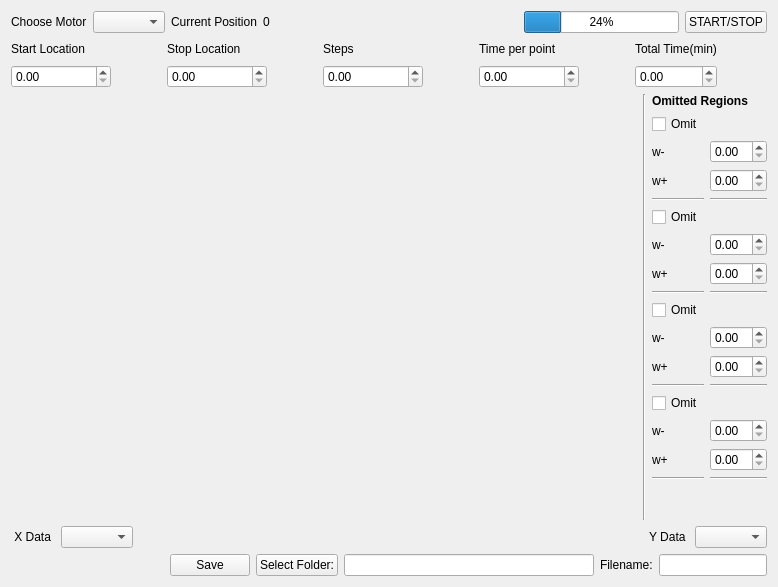
          <widget class="QWidget" name="tab">
           <attribute name="title">
            <string>&amp;Rocking</string>
           </attribute>
           <layout class="QVBoxLayout" name="verticalLayout_8">
            <item>
             <layout class="QHBoxLayout" name="horizontalLayout_7">
              <item>
               <widget class="QLabel" name="label_choose_rock_motor">
                <property name="text">
                 <string>Choose Motor</string>
                </property>
               </widget>
              </item>
              <item>
               <widget class="QComboBox" name="comboBox_rock_motor"/>
              </item>
              <item>
               <widget class="QLabel" name="label_motor_currpos_name">
                <property name="text">
                 <string>Current Position</string>
                </property>
               </widget>
              </item>
              <item>
               <widget class="QLabel" name="label_motor_currpos">
                <property name="minimumSize">
                 <size>
                  <width>100</width>
                  <height>0</height>
                 </size>
                </property>
                <property name="text">
                 <string>0</string>
                </property>
               </widget>
              </item>
              <item>
               <spacer name="horizontalSpacer_35">
                <property name="orientation">
                 <enum>Qt::Horizontal</enum>
                </property>
                <property name="sizeHint" stdset="0">
                 <size>
                  <width>40</width>
                  <height>20</height>
                 </size>
                </property>
               </spacer>
              </item>
              <item>
               <widget class="QProgressBar" name="progressBar_rock">
                <property name="value">
                 <number>24</number>
                </property>
               </widget>
              </item>
              <item>
               <widget class="QPushButton" name="pushButton_rock_start_stop">
                <property name="text">
                 <string>START/STOP</string>
                </property>
               </widget>
              </item>
             </layout>
            </item>
            <item>
             <layout class="QGridLayout" name="gridLayout_RockSettings">
              <item row="1" column="2">
               <widget class="QLabel" name="label_rock_stoppos_name">
                <property name="minimumSize">
                 <size>
                  <width>100</width>
                  <height>0</height>
                 </size>
                </property>
                <property name="text">
                 <string>Stop Location</string>
                </property>
               </widget>
              </item>
              <item row="1" column="4">
               <widget class="QLabel" name="label_rock_steps_name">
                <property name="minimumSize">
                 <size>
                  <width>100</width>
                  <height>0</height>
                 </size>
                </property>
                <property name="text">
                 <string>Steps</string>
                </property>
               </widget>
              </item>
              <item row="1" column="6">
               <widget class="QLabel" name="label_rock_waittime_name">
                <property name="minimumSize">
                 <size>
                  <width>100</width>
                  <height>0</height>
                 </size>
                </property>
                <property name="text">
                 <string>Time per point</string>
                </property>
               </widget>
              </item>
              <item row="2" column="5">
               <spacer name="horizontalSpacer_36">
                <property name="orientation">
                 <enum>Qt::Horizontal</enum>
                </property>
                <property name="sizeType">
                 <enum>QSizePolicy::Maximum</enum>
                </property>
                <property name="sizeHint" stdset="0">
                 <size>
                  <width>50</width>
                  <height>20</height>
                 </size>
                </property>
               </spacer>
              </item>
              <item row="2" column="3">
               <spacer name="horizontalSpacer_40">
                <property name="orientation">
                 <enum>Qt::Horizontal</enum>
                </property>
                <property name="sizeType">
                 <enum>QSizePolicy::Maximum</enum>
                </property>
                <property name="sizeHint" stdset="0">
                 <size>
                  <width>50</width>
                  <height>20</height>
                 </size>
                </property>
               </spacer>
              </item>
              <item row="2" column="1">
               <spacer name="horizontalSpacer_41">
                <property name="orientation">
                 <enum>Qt::Horizontal</enum>
                </property>
                <property name="sizeType">
                 <enum>QSizePolicy::Maximum</enum>
                </property>
                <property name="sizeHint" stdset="0">
                 <size>
                  <width>50</width>
                  <height>20</height>
                 </size>
                </property>
               </spacer>
              </item>
              <item row="1" column="1">
               <spacer name="horizontalSpacer_42">
                <property name="orientation">
                 <enum>Qt::Horizontal</enum>
                </property>
                <property name="sizeType">
                 <enum>QSizePolicy::Maximum</enum>
                </property>
                <property name="sizeHint" stdset="0">
                 <size>
                  <width>50</width>
                  <height>20</height>
                 </size>
                </property>
               </spacer>
              </item>
              <item row="1" column="3">
               <spacer name="horizontalSpacer_43">
                <property name="orientation">
                 <enum>Qt::Horizontal</enum>
                </property>
                <property name="sizeType">
                 <enum>QSizePolicy::Maximum</enum>
                </property>
                <property name="sizeHint" stdset="0">
                 <size>
                  <width>50</width>
                  <height>20</height>
                 </size>
                </property>
               </spacer>
              </item>
              <item row="1" column="5">
               <spacer name="horizontalSpacer_44">
                <property name="orientation">
                 <enum>Qt::Horizontal</enum>
                </property>
                <property name="sizeType">
                 <enum>QSizePolicy::Maximum</enum>
                </property>
                <property name="sizeHint" stdset="0">
                 <size>
                  <width>50</width>
                  <height>20</height>
                 </size>
                </property>
               </spacer>
              </item>
              <item row="1" column="0">
               <widget class="QLabel" name="label_rock_startpos_name">
                <property name="sizePolicy">
                 <sizepolicy hsizetype="Preferred" vsizetype="Preferred">
                  <horstretch>0</horstretch>
                  <verstretch>0</verstretch>
                 </sizepolicy>
                </property>
                <property name="minimumSize">
                 <size>
                  <width>100</width>
                  <height>0</height>
                 </size>
                </property>
                <property name="text">
                 <string>Start Location</string>
                </property>
               </widget>
              </item>
              <item row="2" column="0">
               <widget class="QDoubleSpinBox" name="doubleSpinBox_rock_startpos"/>
              </item>
              <item row="2" column="2">
               <widget class="QDoubleSpinBox" name="doubleSpinBox_rock_stoppos"/>
              </item>
              <item row="2" column="4">
               <widget class="QDoubleSpinBox" name="doubleSpinBox_rock_steps"/>
              </item>
              <item row="2" column="6">
               <widget class="QDoubleSpinBox" name="doubleSpinBox_rock_waittime">
                <property name="maximum">
                 <double>10000.000000000000000</double>
                </property>
               </widget>
              </item>
              <item row="1" column="8">
               <widget class="QLabel" name="label_2">
                <property name="text">
                 <string>Total Time(min)</string>
                </property>
               </widget>
              </item>
              <item row="2" column="9">
               <spacer name="horizontalSpacer_45">
                <property name="orientation">
                 <enum>Qt::Horizontal</enum>
                </property>
                <property name="sizeHint" stdset="0">
                 <size>
                  <width>50</width>
                  <height>20</height>
                 </size>
                </property>
               </spacer>
              </item>
              <item row="1" column="9">
               <spacer name="horizontalSpacer_39">
                <property name="orientation">
                 <enum>Qt::Horizontal</enum>
                </property>
                <property name="sizeHint" stdset="0">
                 <size>
                  <width>40</width>
                  <height>20</height>
                 </size>
                </property>
               </spacer>
              </item>
              <item row="1" column="7">
               <spacer name="horizontalSpacer_47">
                <property name="orientation">
                 <enum>Qt::Horizontal</enum>
                </property>
                <property name="sizeType">
                 <enum>QSizePolicy::Maximum</enum>
                </property>
                <property name="sizeHint" stdset="0">
                 <size>
                  <width>50</width>
                  <height>20</height>
                 </size>
                </property>
               </spacer>
              </item>
              <item row="2" column="7">
               <spacer name="horizontalSpacer_48">
                <property name="orientation">
                 <enum>Qt::Horizontal</enum>
                </property>
                <property name="sizeType">
                 <enum>QSizePolicy::Maximum</enum>
                </property>
                <property name="sizeHint" stdset="0">
                 <size>
                  <width>50</width>
                  <height>20</height>
                 </size>
                </property>
               </spacer>
              </item>
              <item row="2" column="8">
               <widget class="QDoubleSpinBox" name="doubleSpinBox_rock_time"/>
              </item>
             </layout>
            </item>
            <item>
             <layout class="QHBoxLayout" name="horizontalLayout_6">
              <item>
               <layout class="QVBoxLayout" name="verticalLayout_rock_graph">
                <item>
                 <spacer name="horizontalSpacer_46">
                  <property name="orientation">
                   <enum>Qt::Horizontal</enum>
                  </property>
                  <property name="sizeHint" stdset="0">
                   <size>
                    <width>40</width>
                    <height>20</height>
                   </size>
                  </property>
                 </spacer>
                </item>
               </layout>
              </item>
              <item>
               <spacer name="verticalSpacer_8">
                <property name="orientation">
                 <enum>Qt::Vertical</enum>
                </property>
                <property name="sizeHint" stdset="0">
                 <size>
                  <width>20</width>
                  <height>40</height>
                 </size>
                </property>
               </spacer>
              </item>
              <item>
               <widget class="Line" name="line_36">
                <property name="orientation">
                 <enum>Qt::Vertical</enum>
                </property>
               </widget>
              </item>
              <item>
               <layout class="QVBoxLayout" name="verticalLayout_11">
                <item>
                 <widget class="QLabel" name="label_omitted_regions_name">
                  <property name="font">
                   <font>
                    <weight>75</weight>
                    <bold>true</bold>
                   </font>
                  </property>
                  <property name="text">
                   <string>Omitted Regions</string>
                  </property>
                 </widget>
                </item>
                <item>
                 <layout class="QGridLayout" name="gridLayout_rock_zone1">
                  <item row="2" column="0">
                   <widget class="QLabel" name="label_rock_min_zone1_name">
                    <property name="text">
                     <string>w-</string>
                    </property>
                   </widget>
                  </item>
                  <item row="2" column="1">
                   <widget class="QDoubleSpinBox" name="doubleSpinBox_rock_min_zone1"/>
                  </item>
                  <item row="3" column="1">
                   <widget class="QDoubleSpinBox" name="doubleSpinBox_rock_max_zone1"/>
                  </item>
                  <item row="3" column="0">
                   <widget class="QLabel" name="label_rock_max_zone1_name">
                    <property name="text">
                     <string>w+</string>
                    </property>
                   </widget>
                  </item>
                  <item row="4" column="0">
                   <widget class="Line" name="line_37">
                    <property name="orientation">
                     <enum>Qt::Horizontal</enum>
                    </property>
                   </widget>
                  </item>
                  <item row="4" column="1">
                   <widget class="Line" name="line_38">
                    <property name="orientation">
                     <enum>Qt::Horizontal</enum>
                    </property>
                   </widget>
                  </item>
                  <item row="1" column="0">
                   <widget class="QCheckBox" name="checkBox_rock_zone1">
                    <property name="text">
                     <string>Omit</string>
                    </property>
                   </widget>
                  </item>
                 </layout>
                </item>
                <item>
                 <layout class="QGridLayout" name="gridLayout_rock_zone2">
                  <item row="0" column="0">
                   <widget class="QCheckBox" name="checkBox_rock_zone2">
                    <property name="text">
                     <string>Omit</string>
                    </property>
                   </widget>
                  </item>
                  <item row="1" column="0">
                   <widget class="QLabel" name="label_rock_min_zone2_name">
                    <property name="text">
                     <string>w-</string>
                    </property>
                   </widget>
                  </item>
                  <item row="1" column="1">
                   <widget class="QDoubleSpinBox" name="doubleSpinBox_rock_min_zone2"/>
                  </item>
                  <item row="2" column="1">
                   <widget class="QDoubleSpinBox" name="doubleSpinBox_rock_max_zone2"/>
                  </item>
                  <item row="2" column="0">
                   <widget class="QLabel" name="label_rock_max_zone2_name">
                    <property name="text">
                     <string>w+</string>
                    </property>
                   </widget>
                  </item>
                  <item row="3" column="0">
                   <widget class="Line" name="line_41">
                    <property name="orientation">
                     <enum>Qt::Horizontal</enum>
                    </property>
                   </widget>
                  </item>
                  <item row="3" column="1">
                   <widget class="Line" name="line_42">
                    <property name="orientation">
                     <enum>Qt::Horizontal</enum>
                    </property>
                   </widget>
                  </item>
                 </layout>
                </item>
                <item>
                 <layout class="QGridLayout" name="gridLayout_rock_zone3">
                  <item row="0" column="0">
                   <widget class="QCheckBox" name="checkBox_rock_zone3">
                    <property name="text">
                     <string>Omit</string>
                    </property>
                   </widget>
                  </item>
                  <item row="1" column="0">
                   <widget class="QLabel" name="label_rock_min_zone3_name_2">
                    <property name="text">
                     <string>w-</string>
                    </property>
                   </widget>
                  </item>
                  <item row="1" column="1">
                   <widget class="QDoubleSpinBox" name="doubleSpinBox_rock_min_zone3"/>
                  </item>
                  <item row="2" column="1">
                   <widget class="QDoubleSpinBox" name="doubleSpinBox_rock_max_zone3"/>
                  </item>
                  <item row="2" column="0">
                   <widget class="QLabel" name="label_rock_max_zone3_name">
                    <property name="text">
                     <string>w+</string>
                    </property>
                   </widget>
                  </item>
                  <item row="3" column="0">
                   <widget class="Line" name="line_43">
                    <property name="orientation">
                     <enum>Qt::Horizontal</enum>
                    </property>
                   </widget>
                  </item>
                  <item row="3" column="1">
                   <widget class="Line" name="line_44">
                    <property name="orientation">
                     <enum>Qt::Horizontal</enum>
                    </property>
                   </widget>
                  </item>
                 </layout>
                </item>
                <item>
                 <layout class="QGridLayout" name="gridLayout_rock_zone4_3">
                  <item row="2" column="0">
                   <widget class="QLabel" name="label_rock_min_zone4_name">
                    <property name="text">
                     <string>w-</string>
                    </property>
                   </widget>
                  </item>
                  <item row="2" column="1">
                   <widget class="QDoubleSpinBox" name="doubleSpinBox_rock_min_zone4"/>
                  </item>
                  <item row="3" column="1">
                   <widget class="QDoubleSpinBox" name="doubleSpinBox_rock_max_zone4"/>
                  </item>
                  <item row="3" column="0">
                   <widget class="QLabel" name="label_rock_max_zone4_name">
                    <property name="text">
                     <string>w+</string>
                    </property>
                   </widget>
                  </item>
                  <item row="4" column="0">
                   <widget class="Line" name="line_49">
                    <property name="orientation">
                     <enum>Qt::Horizontal</enum>
                    </property>
                   </widget>
                  </item>
                  <item row="4" column="1">
                   <widget class="Line" name="line_50">
                    <property name="orientation">
                     <enum>Qt::Horizontal</enum>
                    </property>
                   </widget>
                  </item>
                  <item row="1" column="0">
                   <widget class="QCheckBox" name="checkBox_rock_zone4">
                    <property name="text">
                     <string>Omit</string>
                    </property>
                   </widget>
                  </item>
                  <item row="5" column="0">
                   <spacer name="verticalSpacer_9">
                    <property name="orientation">
                     <enum>Qt::Vertical</enum>
                    </property>
                    <property name="sizeHint" stdset="0">
                     <size>
                      <width>20</width>
                      <height>40</height>
                     </size>
                    </property>
                   </spacer>
                  </item>
                 </layout>
                </item>
               </layout>
              </item>
             </layout>
            </item>
            <item>
             <layout class="QHBoxLayout" name="horizontalLayout_rock_choosegraph">
              <item>
               <widget class="QLabel" name="label_rock_data_x_name">
                <property name="text">
                 <string> X Data </string>
                </property>
               </widget>
              </item>
              <item>
               <widget class="QComboBox" name="comboBox_rock_data_x"/>
              </item>
              <item>
               <spacer name="horizontalSpacer_52">
                <property name="orientation">
                 <enum>Qt::Horizontal</enum>
                </property>
                <property name="sizeHint" stdset="0">
                 <size>
                  <width>40</width>
                  <height>20</height>
                 </size>
                </property>
               </spacer>
              </item>
              <item>
               <widget class="QLabel" name="label_rock_data_y_name">
                <property name="text">
                 <string> Y Data </string>
                </property>
               </widget>
              </item>
              <item>
               <widget class="QComboBox" name="comboBox_rock_data_y"/>
              </item>
             </layout>
            </item>
            <item>
             <layout class="QHBoxLayout" name="horizontalLayout_rock_save">
              <item>
               <spacer name="horizontalSpacer_34">
                <property name="orientation">
                 <enum>Qt::Horizontal</enum>
                </property>
                <property name="sizeHint" stdset="0">
                 <size>
                  <width>40</width>
                  <height>20</height>
                 </size>
                </property>
               </spacer>
              </item>
              <item>
               <widget class="QPushButton" name="pushButton_rock_save">
                <property name="text">
                 <string>Save</string>
                </property>
               </widget>
              </item>
              <item>
               <widget class="QPushButton" name="pushButton_rock_select_file">
                <property name="text">
                 <string>Select Folder:</string>
                </property>
               </widget>
              </item>
              <item>
               <widget class="QLineEdit" name="lineEdit_rock_select_file">
                <property name="minimumSize">
                 <size>
                  <width>250</width>
                  <height>0</height>
                 </size>
                </property>
               </widget>
              </item>
              <item>
               <widget class="QLabel" name="label_rock_filename_name">
                <property name="text">
                 <string>Filename:</string>
                </property>
               </widget>
              </item>
              <item>
               <widget class="QLineEdit" name="lineEdit_rock_filename">
                <property name="sizePolicy">
                 <sizepolicy hsizetype="Minimum" vsizetype="Preferred">
                  <horstretch>0</horstretch>
                  <verstretch>0</verstretch>
                 </sizepolicy>
                </property>
                <property name="minimumSize">
                 <size>
                  <width>50</width>
                  <height>0</height>
                 </size>
                </property>
               </widget>
              </item>
             </layout>
            </item>
           </layout>
          </widget>
